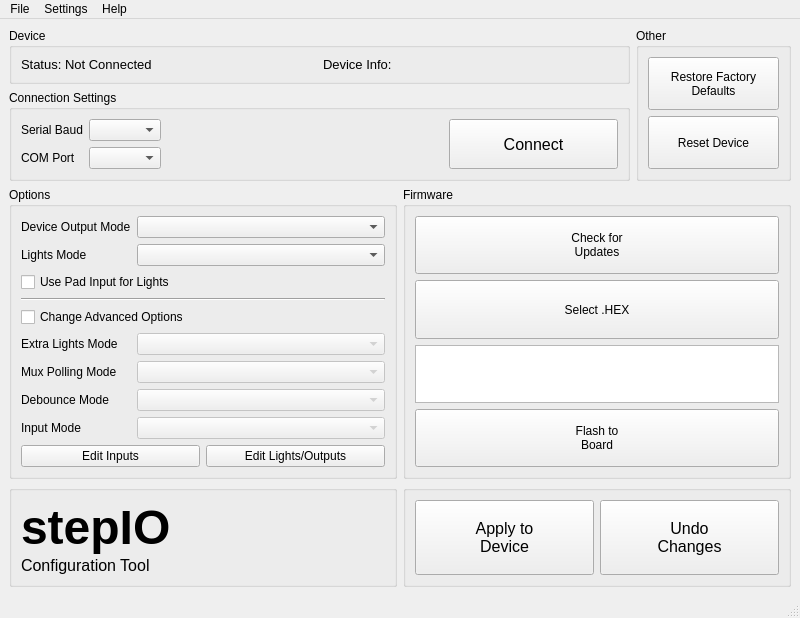
<?xml version="1.0" encoding="UTF-8"?>
<ui version="4.0">
 <class>MainWindow</class>
 <widget class="QMainWindow" name="MainWindow">
  <property name="geometry">
   <rect>
    <x>0</x>
    <y>0</y>
    <width>800</width>
    <height>602</height>
   </rect>
  </property>
  <property name="windowTitle">
   <string>MainWindow</string>
  </property>
  <widget class="QWidget" name="centralwidget">
   <layout class="QVBoxLayout" name="verticalLayout_6" stretch="2,5,2">
    <item>
     <layout class="QHBoxLayout" name="horizontalLayout_6" stretch="4,1">
      <item>
       <layout class="QVBoxLayout" name="verticalLayout_4">
        <item>
         <widget class="QGroupBox" name="groupBox_device">
          <property name="title">
           <string>Device</string>
          </property>
          <layout class="QHBoxLayout" name="horizontalLayout_10">
           <item>
            <layout class="QHBoxLayout" name="horizontalLayout_3">
             <item>
              <widget class="QLabel" name="label_status">
               <property name="font">
                <font>
                 <pointsize>10</pointsize>
                </font>
               </property>
               <property name="text">
                <string>Status: Not Connected</string>
               </property>
              </widget>
             </item>
             <item>
              <widget class="QLabel" name="label_deviceinfo">
               <property name="font">
                <font>
                 <pointsize>10</pointsize>
                </font>
               </property>
               <property name="text">
                <string>Device Info:</string>
               </property>
              </widget>
             </item>
            </layout>
           </item>
          </layout>
         </widget>
        </item>
        <item>
         <layout class="QHBoxLayout" name="horizontalLayout_4">
          <item>
           <widget class="QGroupBox" name="groupBox_connection">
            <property name="title">
             <string>Connection Settings</string>
            </property>
            <layout class="QHBoxLayout" name="horizontalLayout_9" stretch="2,3,2">
             <item>
              <layout class="QFormLayout" name="formLayout_2">
               <property name="fieldGrowthPolicy">
                <enum>QFormLayout::FieldsStayAtSizeHint</enum>
               </property>
               <property name="horizontalSpacing">
                <number>6</number>
               </property>
               <item row="3" column="0">
                <widget class="QLabel" name="label_com">
                 <property name="text">
                  <string>COM Port</string>
                 </property>
                </widget>
               </item>
               <item row="3" column="1">
                <widget class="QComboBox" name="comboBox_com"/>
               </item>
               <item row="2" column="1">
                <widget class="QComboBox" name="comboBox_baud">
                 <property name="editable">
                  <bool>false</bool>
                 </property>
                </widget>
               </item>
               <item row="2" column="0">
                <widget class="QLabel" name="label_baud">
                 <property name="text">
                  <string>Serial Baud</string>
                 </property>
                </widget>
               </item>
              </layout>
             </item>
             <item>
              <spacer name="horizontalSpacer">
               <property name="orientation">
                <enum>Qt::Horizontal</enum>
               </property>
               <property name="sizeHint" stdset="0">
                <size>
                 <width>40</width>
                 <height>20</height>
                </size>
               </property>
              </spacer>
             </item>
             <item>
              <widget class="QPushButton" name="pushButton_connect">
               <property name="sizePolicy">
                <sizepolicy hsizetype="Minimum" vsizetype="Minimum">
                 <horstretch>0</horstretch>
                 <verstretch>0</verstretch>
                </sizepolicy>
               </property>
               <property name="font">
                <font>
                 <pointsize>12</pointsize>
                </font>
               </property>
               <property name="text">
                <string>Connect</string>
               </property>
              </widget>
             </item>
            </layout>
           </widget>
          </item>
         </layout>
        </item>
       </layout>
      </item>
      <item>
       <widget class="QGroupBox" name="groupBox_other">
        <property name="title">
         <string>Other</string>
        </property>
        <layout class="QHBoxLayout" name="horizontalLayout_11">
         <item>
          <layout class="QVBoxLayout" name="verticalLayout_3">
           <item>
            <widget class="QPushButton" name="pushButton_restore">
             <property name="sizePolicy">
              <sizepolicy hsizetype="Minimum" vsizetype="Minimum">
               <horstretch>0</horstretch>
               <verstretch>0</verstretch>
              </sizepolicy>
             </property>
             <property name="text">
              <string>Restore Factory
Defaults</string>
             </property>
            </widget>
           </item>
           <item>
            <widget class="QPushButton" name="pushButton_reset">
             <property name="sizePolicy">
              <sizepolicy hsizetype="Minimum" vsizetype="Minimum">
               <horstretch>0</horstretch>
               <verstretch>0</verstretch>
              </sizepolicy>
             </property>
             <property name="text">
              <string>Reset Device</string>
             </property>
            </widget>
           </item>
          </layout>
         </item>
        </layout>
       </widget>
      </item>
     </layout>
    </item>
    <item>
     <layout class="QHBoxLayout" name="horizontalLayout_5" stretch="1,1">
      <item>
       <widget class="QGroupBox" name="groupBox_options">
        <property name="sizePolicy">
         <sizepolicy hsizetype="Preferred" vsizetype="Preferred">
          <horstretch>0</horstretch>
          <verstretch>3</verstretch>
         </sizepolicy>
        </property>
        <property name="title">
         <string>Options</string>
        </property>
        <layout class="QVBoxLayout" name="verticalLayout_7">
         <item>
          <layout class="QFormLayout" name="formLayout">
           <item row="0" column="1">
            <widget class="QComboBox" name="comboBox_outputm"/>
           </item>
           <item row="1" column="0">
            <widget class="QLabel" name="label_lightsm">
             <property name="text">
              <string>Lights Mode</string>
             </property>
            </widget>
           </item>
           <item row="1" column="1">
            <widget class="QComboBox" name="comboBox_lightsm"/>
           </item>
           <item row="2" column="0" colspan="2">
            <widget class="QCheckBox" name="checkBox_padforlights">
             <property name="text">
              <string>Use Pad Input for Lights</string>
             </property>
            </widget>
           </item>
           <item row="3" column="0" colspan="2">
            <widget class="Line" name="line">
             <property name="orientation">
              <enum>Qt::Horizontal</enum>
             </property>
            </widget>
           </item>
           <item row="4" column="0" colspan="2">
            <widget class="QCheckBox" name="checkBox_advanced">
             <property name="text">
              <string>Change Advanced Options</string>
             </property>
            </widget>
           </item>
           <item row="5" column="0">
            <widget class="QLabel" name="label_extraltm">
             <property name="text">
              <string>Extra Lights Mode</string>
             </property>
            </widget>
           </item>
           <item row="5" column="1">
            <widget class="QComboBox" name="comboBox_extraltm">
             <property name="enabled">
              <bool>false</bool>
             </property>
             <property name="editable">
              <bool>false</bool>
             </property>
            </widget>
           </item>
           <item row="6" column="0">
            <widget class="QLabel" name="label_muxpollm">
             <property name="text">
              <string>Mux Polling Mode</string>
             </property>
            </widget>
           </item>
           <item row="6" column="1">
            <widget class="QComboBox" name="comboBox_muxpollm">
             <property name="enabled">
              <bool>false</bool>
             </property>
            </widget>
           </item>
           <item row="7" column="0">
            <widget class="QLabel" name="label_debouncem">
             <property name="text">
              <string>Debounce Mode</string>
             </property>
            </widget>
           </item>
           <item row="7" column="1">
            <widget class="QComboBox" name="comboBox_debouncem">
             <property name="enabled">
              <bool>false</bool>
             </property>
            </widget>
           </item>
           <item row="8" column="0">
            <widget class="QLabel" name="label_inputm">
             <property name="text">
              <string>Input Mode</string>
             </property>
            </widget>
           </item>
           <item row="8" column="1">
            <widget class="QComboBox" name="comboBox_inputm">
             <property name="enabled">
              <bool>false</bool>
             </property>
            </widget>
           </item>
           <item row="0" column="0">
            <widget class="QLabel" name="label_outputm">
             <property name="text">
              <string>Device Output Mode</string>
             </property>
            </widget>
           </item>
          </layout>
         </item>
         <item>
          <layout class="QHBoxLayout" name="horizontalLayout_7">
           <item>
            <widget class="QPushButton" name="pushButton_editinputs">
             <property name="sizePolicy">
              <sizepolicy hsizetype="Minimum" vsizetype="Minimum">
               <horstretch>0</horstretch>
               <verstretch>0</verstretch>
              </sizepolicy>
             </property>
             <property name="text">
              <string>Edit Inputs</string>
             </property>
            </widget>
           </item>
           <item>
            <widget class="QPushButton" name="pushButton_editlights">
             <property name="sizePolicy">
              <sizepolicy hsizetype="Minimum" vsizetype="Minimum">
               <horstretch>0</horstretch>
               <verstretch>0</verstretch>
              </sizepolicy>
             </property>
             <property name="text">
              <string>Edit Lights/Outputs</string>
             </property>
            </widget>
           </item>
          </layout>
         </item>
        </layout>
       </widget>
      </item>
      <item>
       <widget class="QGroupBox" name="groupBox_firmware">
        <property name="enabled">
         <bool>true</bool>
        </property>
        <property name="sizePolicy">
         <sizepolicy hsizetype="Minimum" vsizetype="Preferred">
          <horstretch>0</horstretch>
          <verstretch>1</verstretch>
         </sizepolicy>
        </property>
        <property name="title">
         <string>Firmware</string>
        </property>
        <layout class="QHBoxLayout" name="horizontalLayout_8">
         <item>
          <layout class="QVBoxLayout" name="verticalLayout">
           <item>
            <widget class="QPushButton" name="pushButton_update">
             <property name="sizePolicy">
              <sizepolicy hsizetype="Minimum" vsizetype="Minimum">
               <horstretch>0</horstretch>
               <verstretch>0</verstretch>
              </sizepolicy>
             </property>
             <property name="text">
              <string>Check for
Updates</string>
             </property>
            </widget>
           </item>
           <item>
            <widget class="QPushButton" name="pushButton_hexfn">
             <property name="sizePolicy">
              <sizepolicy hsizetype="Minimum" vsizetype="Minimum">
               <horstretch>0</horstretch>
               <verstretch>0</verstretch>
              </sizepolicy>
             </property>
             <property name="text">
              <string>Select .HEX</string>
             </property>
            </widget>
           </item>
           <item>
            <widget class="QPlainTextEdit" name="plainText_hexfn">
             <property name="sizePolicy">
              <sizepolicy hsizetype="Minimum" vsizetype="Ignored">
               <horstretch>0</horstretch>
               <verstretch>0</verstretch>
              </sizepolicy>
             </property>
             <property name="baseSize">
              <size>
               <width>0</width>
               <height>0</height>
              </size>
             </property>
             <property name="verticalScrollBarPolicy">
              <enum>Qt::ScrollBarAlwaysOff</enum>
             </property>
             <property name="sizeAdjustPolicy">
              <enum>QAbstractScrollArea::AdjustIgnored</enum>
             </property>
             <property name="undoRedoEnabled">
              <bool>true</bool>
             </property>
             <property name="lineWrapMode">
              <enum>QPlainTextEdit::WidgetWidth</enum>
             </property>
             <property name="readOnly">
              <bool>true</bool>
             </property>
            </widget>
           </item>
           <item>
            <widget class="QPushButton" name="pushButton_flash">
             <property name="sizePolicy">
              <sizepolicy hsizetype="Minimum" vsizetype="Minimum">
               <horstretch>0</horstretch>
               <verstretch>0</verstretch>
              </sizepolicy>
             </property>
             <property name="text">
              <string>Flash to
Board</string>
             </property>
            </widget>
           </item>
          </layout>
         </item>
        </layout>
       </widget>
      </item>
     </layout>
    </item>
    <item>
     <layout class="QHBoxLayout" name="horizontalLayout_2">
      <item>
       <widget class="QGroupBox" name="groupBox_title">
        <property name="title">
         <string/>
        </property>
        <layout class="QHBoxLayout" name="horizontalLayout_13">
         <item>
          <layout class="QVBoxLayout" name="verticalLayout_2" stretch="0,0">
           <property name="spacing">
            <number>1</number>
           </property>
           <item>
            <widget class="QLabel" name="maintitle">
             <property name="sizePolicy">
              <sizepolicy hsizetype="Preferred" vsizetype="Preferred">
               <horstretch>0</horstretch>
               <verstretch>0</verstretch>
              </sizepolicy>
             </property>
             <property name="font">
              <font>
               <pointsize>36</pointsize>
               <weight>75</weight>
               <bold>true</bold>
               <kerning>true</kerning>
              </font>
             </property>
             <property name="text">
              <string>stepIO</string>
             </property>
            </widget>
           </item>
           <item>
            <widget class="QLabel" name="subtitle">
             <property name="font">
              <font>
               <pointsize>12</pointsize>
               <weight>50</weight>
               <bold>false</bold>
              </font>
             </property>
             <property name="text">
              <string>Configuration Tool</string>
             </property>
            </widget>
           </item>
          </layout>
         </item>
        </layout>
       </widget>
      </item>
      <item>
       <widget class="QGroupBox" name="groupBox_applyundo">
        <property name="title">
         <string/>
        </property>
        <layout class="QHBoxLayout" name="horizontalLayout_12">
         <item>
          <layout class="QHBoxLayout" name="horizontalLayout">
           <item>
            <widget class="QPushButton" name="pushButton_apply">
             <property name="sizePolicy">
              <sizepolicy hsizetype="Minimum" vsizetype="Minimum">
               <horstretch>0</horstretch>
               <verstretch>0</verstretch>
              </sizepolicy>
             </property>
             <property name="font">
              <font>
               <pointsize>12</pointsize>
               <weight>50</weight>
               <bold>false</bold>
              </font>
             </property>
             <property name="text">
              <string>Apply to
Device</string>
             </property>
            </widget>
           </item>
           <item>
            <widget class="QPushButton" name="pushButton_undo">
             <property name="sizePolicy">
              <sizepolicy hsizetype="Minimum" vsizetype="Minimum">
               <horstretch>0</horstretch>
               <verstretch>0</verstretch>
              </sizepolicy>
             </property>
             <property name="font">
              <font>
               <pointsize>12</pointsize>
              </font>
             </property>
             <property name="text">
              <string>Undo
Changes</string>
             </property>
            </widget>
           </item>
          </layout>
         </item>
        </layout>
       </widget>
      </item>
     </layout>
    </item>
   </layout>
  </widget>
  <widget class="QMenuBar" name="menubar">
   <property name="geometry">
    <rect>
     <x>0</x>
     <y>0</y>
     <width>800</width>
     <height>21</height>
    </rect>
   </property>
   <widget class="QMenu" name="menuFile">
    <property name="title">
     <string>File</string>
    </property>
    <addaction name="actionLoad_Config_File"/>
    <addaction name="actionSave_Config_File"/>
    <addaction name="separator"/>
    <addaction name="actionOpen_Terminal"/>
    <addaction name="separator"/>
    <addaction name="actionQuit"/>
   </widget>
   <widget class="QMenu" name="menuSettings">
    <property name="title">
     <string>Settings</string>
    </property>
    <addaction name="actionPreferences"/>
   </widget>
   <widget class="QMenu" name="menuHelp">
    <property name="title">
     <string>Help</string>
    </property>
    <addaction name="actionAbout"/>
   </widget>
   <addaction name="menuFile"/>
   <addaction name="menuSettings"/>
   <addaction name="menuHelp"/>
  </widget>
  <widget class="QStatusBar" name="statusbar"/>
  <action name="actionAbout">
   <property name="text">
    <string>About</string>
   </property>
  </action>
  <action name="actionPreferences">
   <property name="text">
    <string>Preferences</string>
   </property>
  </action>
  <action name="actionLoad_Config_File">
   <property name="text">
    <string>Import Config</string>
   </property>
  </action>
  <action name="actionSave_Config_File">
   <property name="text">
    <string>Export Config</string>
   </property>
  </action>
  <action name="actionQuit">
   <property name="text">
    <string>Quit</string>
   </property>
  </action>
  <action name="actionEdit_Sensors">
   <property name="text">
    <string>Edit Sensors</string>
   </property>
  </action>
  <action name="actionOpen_Terminal">
   <property name="text">
    <string>Open Terminal</string>
   </property>
  </action>
 </widget>
 <resources/>
 <connections/>
</ui>
